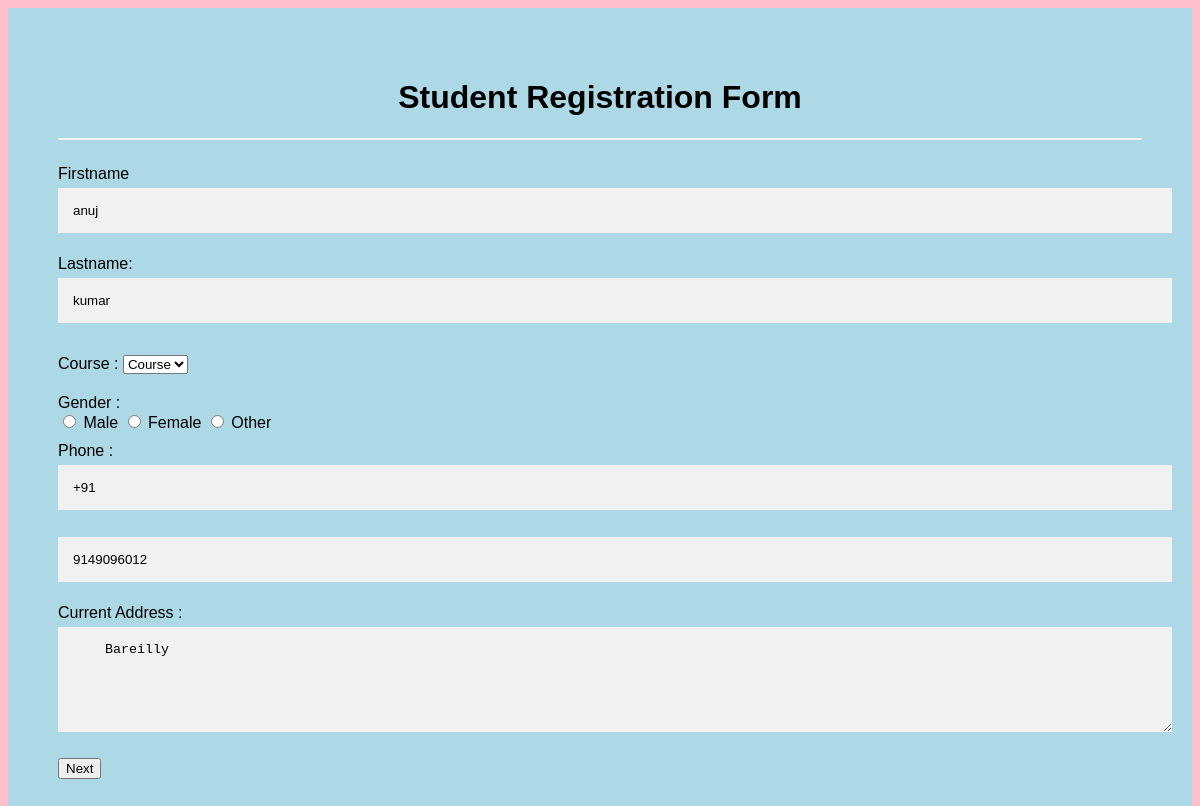
The page /profile (signed in) on the database its author committed.
### app/models.py (models this page shows, shortened)
class Student(models.Model):
    user=models.ForeignKey(User,on_delete=models.CASCADE)
    mobile_number=models.CharField(max_length=199)
    gender=models.CharField(max_length=10,choices=(('Male','male'),('Female','female'),('Other','other')))
    course=models.CharField(max_length=10,choices=(('BCA','BCA'),('BBA','BBA'),('B.Tech','B.Tech'),('MBA','MBA'),('MCA','MCA'),('M.Tech','M.Tech')))
    current_address=models.TextField(max_length=300)
    marks_te=models.IntegerField(default=False)
    percentage_te=models.FloatField(default=False)
    passing_year_te=models.IntegerField(default=False)
    marks_tw=models.IntegerField(default=False)
    percentage_tw=models.FloatField(default=False)
    passing_year_tw=models.IntegerField(default=False)
    marks_ug=models.IntegerField(default=False)
    percentage_ug=models.FloatField(default=False)
    passing_year_ug=models.IntegerField(default=False)
    marks_m=models.IntegerField(default=False)
    percentage_m=models.FloatField(default=False)
    passing_year_m=models.IntegerField(default=False)
    marksheet_te=models.FileField(upload_to="document/10")
    marksheet_tw=models.FileField(upload_to="document/12")
    marksheet_ug=models.FileField(upload_to="document/UG")
    marksheet_m=models.FileField(upload_to="document/PG")

### app/views.py (the view, shortened to what this page needs)
# urls.py: path('profile',ProfileEdit.as_view(),name='profile'),
class ProfileEdit(View):
    def get(self,request):
        if request.user.is_authenticated:
            user=Student.objects.get(user=request.user)
            return render(request,'form.html',context={'user':user})
        return redirect('login')

### app/templates/form.html (shortened to what this page needs)
<!DOCTYPE html>
<html>
<head>
</head>
<body>
<form method='POST'>
  <div class="container">
  <center>  <h1> Student Registration Form</h1> </center>
  <hr>
  <label> Firstname </label>
<input type="text" value='{{user.user.first_name}}'  name="first_name" placeholder= "Firstname" size="15" required />
<label> Lastname: </label>
<input type="text" value='{{user.user.last_name}}' name="last_name" placeholder="Lastname" size="15"required />
<div>
<label>
Course :
</label>
<select name="course">
<option value="Course" id='course' >Course</option>
</select>
</div>
<div>
<label>
Gender :
</label><br>
<input type="radio" id='gender' value="Male" name="gender"  > Male
<input type="radio" id='gender' value="Female" name="gender"> Female
<input type="radio" id='gender' value="Other" name="gender"> Other
</div>
<label>
Phone :
</label>
<input type="text" name="country code" placeholder="Country Code"  value="+91" size="2"/>
<input type="text" value='{{user.mobile_number}}' name='mobile_number' placeholder="phone no." size="10"/required>
Current Address :
<textarea cols="80" rows="5" value='{{user.current_address}}' name="address" placeholder="Current Address"  required>  {{user.current_address}}
</textarea>
<button type="submit" >Next</button>
</form>
</body>
</html>

### app/templates/form.html (style rules this page uses)
body { font-family: Calibri, Helvetica, sans-serif; background-color: pink; }
.container { padding: 50px; background-color: lightblue; }
input[type=text], input[type=password], textarea { width: 100%; padding: 15px; margin: 5px 0 22px 0; display: inline-block; border: none; background: #f1f1f1; }
div { padding: 10px 0; }
hr { border: 1px solid #f1f1f1; margin-bottom: 25px; }

### rows shown on the page
Student: first_name "anuj", last_name "kumar", mobile_number "9149096012", address "Bareilly"
